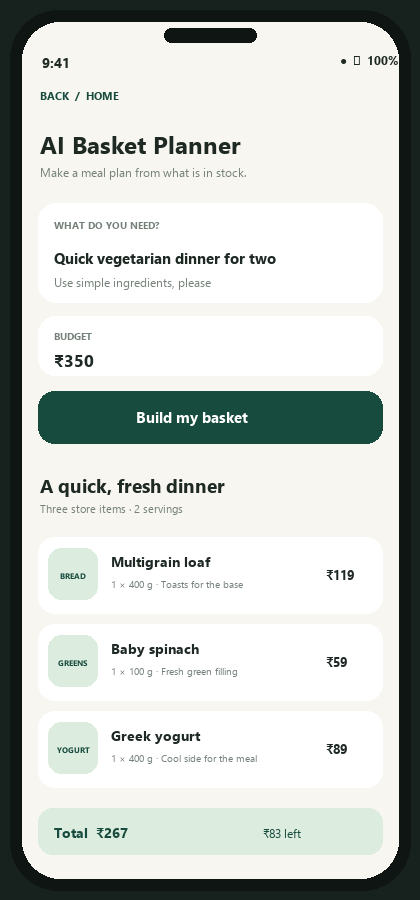
#> input picture docs/media/ai-basket-planner.png, 420 x 900 px, given in place of basketguard_hero.webp, which was not available
$ python render_portfolio_media.py
#> lines starting #> are read from the running program, lines starting #| are printed output that depends on the picture
"""Render an illustrative README preview and short product walkthrough."""

from __future__ import annotations

from pathlib import Path

import imageio.v2 as imageio
import numpy as np
from PIL import Image, ImageDraw, ImageFont, ImageOps


ROOT = Path(__file__).resolve().parents[1]
OUT = ROOT / "docs" / "media"
HERO = ROOT / "android" / "app" / "src" / "main" / "res" / "drawable" / "basketguard_hero.webp"

FOREST = "#174b3d"
FOREST_DARK = "#12392f"
MINT = "#dce de0".replace(" ", "")
WARM = "#f7f6f0"
INK = "#1e2924"
MUTED = "#748078"
WHITE = "#ffffff"
RESCUE = "#fff0e4"
ORANGE = "#ba6433"

FONT_DIR = Path("C:/Windows/Fonts")


def font(size: int, bold: bool = False) -> ImageFont.FreeTypeFont:
    candidates = [
        FONT_DIR / ("segoeuib.ttf" if bold else "segoeui.ttf"),
        FONT_DIR / ("arialbd.ttf" if bold else "arial.ttf"),
    ]
    for path in candidates:
        if path.exists():
            return ImageFont.truetype(str(path), size=size)
    return ImageFont.load_default()


def rounded(draw: ImageDraw.ImageDraw, box: tuple[int, int, int, int], fill: str, radius: int = 18, outline: str | None = None, width: int = 1):
    draw.rounded_rectangle(box, radius=radius, fill=fill, outline=outline, width=width)


def line_text(draw: ImageDraw.ImageDraw, xy: tuple[int, int], value: str, size: int, fill: str = INK, bold: bool = False):
    draw.text(xy, value, font=font(size, bold), fill=fill)


def fitted_photo(size: tuple[int, int], anchor: tuple[float, float] = (0.5, 0.5)) -> Image.Image:
    source = Image.open(HERO).convert("RGB")
    return ImageOps.fit(source, size, method=Image.Resampling.LANCZOS, centering=anchor)


def phone_base() -> tuple[Image.Image, ImageDraw.ImageDraw]:
    image = Image.new("RGB", (420, 900), "#17211e")
    draw = ImageDraw.Draw(image)
    rounded(draw, (10, 10, 410, 890), "#0e1512", 48)
    rounded(draw, (22, 22, 398, 878), WARM, 38)
    rounded(draw, (164, 28, 256, 42), "#0e1512", 8)
    line_text(draw, (42, 52), "9:41", 14, INK, True)
    line_text(draw, (340, 52), "●  ▰  100%", 12, INK, True)
    return image, draw


def storefront() -> Image.Image:
    image, draw = phone_base()
    line_text(draw, (42, 82), "DELIVERING TO", 11, MUTED, True)
    line_text(draw, (42, 100), "Indiranagar · 6 min", 17, INK, True)
    line_text(draw, (328, 94), "BAG", 12, FOREST, True)
    rounded(draw, (38, 138, 382, 186), WHITE, 16)
    line_text(draw, (54, 151), "Search avocado, coffee, eggs...", 14, MUTED)
    photo = fitted_photo((344, 154), (0.62, 0.57))
    image.paste(photo, (38, 204))
    overlay = Image.new("RGBA", (344, 154), (0, 0, 0, 0))
    od = ImageDraw.Draw(overlay)
    od.rounded_rectangle((0, 0, 344, 154), radius=22, fill=(14, 49, 39, 115))
    image.paste(overlay, (38, 204), overlay)
    draw = ImageDraw.Draw(image)
    line_text(draw, (56, 222), "THE BASKETGUARD PROMISE", 10, "#dbf0dd", True)
    line_text(draw, (56, 247), "Your basket.", 22, WHITE, True)
    line_text(draw, (56, 273), "Your call on swaps.", 22, WHITE, True)
    line_text(draw, (56, 307), "Set a price cap. Choose every replacement.", 11, "#e2eee6")
    rounded(draw, (38, 374, 382, 455), WHITE, 20)
    rounded(draw, (52, 390, 98, 436), MINT, 15)
    line_text(draw, (64, 399), "AI", 17, FOREST, True)
    line_text(draw, (112, 389), "AI Basket Planner", 16, INK, True)
    line_text(draw, (112, 416), "Meal ideas that fit live stock + budget", 11, MUTED)
    line_text(draw, (323, 401), "PLAN >", 11, FOREST, True)
    line_text(draw, (40, 481), "Browse by aisle", 19, INK, True)
    for x, w, label, active in [(40, 77, "Produce", True), (123, 72, "Dairy", False), (201, 78, "Bakery", False), (287, 90, "Berries", False)]:
        rounded(draw, (x, 513, x + w, 546), FOREST if active else WHITE, 16)
        tw = draw.textbbox((0, 0), label, font=font(11, True))[2]
        line_text(draw, (x + (w - tw) // 2, 522), label, 11, WHITE if active else INK, True)
    line_text(draw, (40, 568), "Picked for your day", 19, INK, True)
    line_text(draw, (40, 594), "Fresh finds, checked before checkout", 11, MUTED)
    for x, product, unit, price, tint in [
        (40, "Avocado", "1 piece", "₹79", "#e3f0dd"),
        (216, "Farm eggs", "6 pieces", "₹99", "#f4e9d9"),
    ]:
        rounded(draw, (x, 625, x + 166, 798), WHITE, 19)
        rounded(draw, (x + 10, 635, x + 156, 710), tint, 14)
        line_text(draw, (x + 52, 654), "FRESH", 11, FOREST, True)
        line_text(draw, (x + 13, 724), product, 14, INK, True)
        line_text(draw, (x + 13, 747), unit, 11, MUTED)
        line_text(draw, (x + 13, 774), price, 15, INK, True)
        rounded(draw, (x + 103, 755, x + 155, 785), MINT, 10)
        line_text(draw, (x + 112, 762), "ADD +", 10, FOREST, True)
    draw.rectangle((23, 822, 397, 877), fill=WHITE)
    for x, label in [(65, "Home"), (155, "Basket"), (250, "Orders"), (342, "Profile")]:
        line_text(draw, (x - 7, 842), label, 10, FOREST if label == "Home" else MUTED, True)
    return image


def ai_planner() -> Image.Image:
    image, draw = phone_base()
    line_text(draw, (40, 88), "BACK  /  HOME", 11, FOREST, True)
    line_text(draw, (40, 128), "AI Basket Planner", 24, INK, True)
    line_text(draw, (40, 164), "Make a meal plan from what is in stock.", 12, MUTED)
    rounded(draw, (38, 203, 382, 302), WHITE, 18)
    line_text(draw, (54, 218), "WHAT DO YOU NEED?", 10, MUTED, True)
    line_text(draw, (54, 247), "Quick vegetarian dinner for two", 15, INK, True)
    line_text(draw, (54, 274), "Use simple ingredients, please", 12, MUTED)
    rounded(draw, (38, 316, 382, 375), WHITE, 17)
    line_text(draw, (54, 329), "BUDGET", 10, MUTED, True)
    line_text(draw, (54, 348), "₹350", 17, INK, True)
    rounded(draw, (38, 391, 382, 443), FOREST, 16)
    line_text(draw, (136, 406), "Build my basket", 15, WHITE, True)
    line_text(draw, (40, 472), "A quick, fresh dinner", 19, INK, True)
    line_text(draw, (40, 501), "Three store items · 2 servings", 11, MUTED)
    for y, emoji, name, quantity, price, reason in [
        (537, "BREAD", "Multigrain loaf", "1 × 400 g", "₹119", "Toasts for the base"),
        (624, "GREENS", "Baby spinach", "1 × 100 g", "₹59", "Fresh green filling"),
        (711, "YOGURT", "Greek yogurt", "1 × 400 g", "₹89", "Cool side for the meal"),
    ]:
        rounded(draw, (38, y, 382, y + 76), WHITE, 16)
        rounded(draw, (48, y + 11, 97, y + 62), MINT, 13)
        label_width = draw.textbbox((0, 0), emoji, font=font(8, True))[2]
        line_text(draw, (73 - label_width // 2, y + 33), emoji, 8, FOREST, True)
        line_text(draw, (111, y + 14), name, 14, INK, True)
        line_text(draw, (111, y + 40), f"{quantity} · {reason}", 10, MUTED)
        line_text(draw, (326, y + 28), price, 13, INK, True)
    rounded(draw, (38, 808, 382, 854), MINT, 14)
    line_text(draw, (54, 822), "Total  ₹267", 14, FOREST, True)
    line_text(draw, (263, 825), "₹83 left", 12, FOREST)
    return image


def rescue() -> Image.Image:
    image, draw = phone_base()
    line_text(draw, (40, 88), "BACK  /  CHECKOUT", 11, FOREST, True)
    line_text(draw, (40, 128), "Basket Rescue", 24, INK, True)
    line_text(draw, (40, 163), "A shelf changed. You decide what happens.", 12, MUTED)
    rounded(draw, (38, 196, 382, 320), RESCUE, 20)
    line_text(draw, (54, 211), "WILD BLUEBERRIES", 10, ORANGE, True)
    line_text(draw, (54, 235), "Need 2 · 0 available now", 14, INK, True)
    line_text(draw, (54, 264), "Choose a same-use swap below.", 11, MUTED)
    line_text(draw, (54, 292), "Full quantity checked · no silent swaps", 10, FOREST, True)
    line_text(draw, (40, 348), "YOUR MAX PRICE INCREASE", 10, MUTED, True)
    for x, w, label, active in [(40, 100, "Strict · ₹0", False), (147, 115, "Balanced · +15%", True), (269, 112, "Flexible · +30%", False)]:
        rounded(draw, (x, 373, x + w, 408), FOREST if active else WHITE, 15)
        bbox = draw.textbbox((0, 0), label, font=font(9, True))
        line_text(draw, (x + (w - (bbox[2] - bbox[0])) // 2, 384), label, 9, WHITE if active else INK, True)
    line_text(draw, (40, 435), "IN STOCK FOR YOUR FULL QUANTITY", 10, FOREST, True)
    for y, emoji, name, stock, price, diff in [
        (465, "BERRY", "Sweet strawberries", "8 in stock", "₹139", "₹30 less"),
        (570, "RASP", "Fresh raspberries", "5 in stock", "₹189", "₹20 more"),
    ]:
        rounded(draw, (38, y, 382, y + 92), WHITE, 18)
        rounded(draw, (50, y + 16, 105, y + 72), "#f4e2e2", 14)
        label_width = draw.textbbox((0, 0), emoji, font=font(8, True))[2]
        line_text(draw, (77 - label_width // 2, y + 39), emoji, 8, FOREST, True)
        line_text(draw, (118, y + 14), name, 13, INK, True)
        line_text(draw, (118, y + 39), stock, 10, MUTED)
        line_text(draw, (118, y + 59), diff, 10, FOREST, True)
        line_text(draw, (315, y + 18), price, 13, INK, True)
        rounded(draw, (306, y + 52, 368, y + 77), MINT, 10)
        line_text(draw, (317, y + 59), "Choose", 10, FOREST, True)
    rounded(draw, (38, 696, 201, 744), WHITE, 14, outline="#ccd7ce")
    rounded(draw, (218, 696, 382, 744), WHITE, 14, outline="#ccd7ce")
    line_text(draw, (75, 712), "Keep 2", 12, FOREST, True)
    line_text(draw, (261, 712), "Remove item", 12, FOREST, True)
    rounded(draw, (38, 764, 382, 825), FOREST, 17)
    line_text(draw, (107, 785), "Resolve item to continue", 13, WHITE, True)
    return image


def save_phone_screens() -> list[Image.Image]:
    screens = [storefront(), ai_planner(), rescue()]
#> in fitted_photo, source is the input picture: PIL image 420x900 RGB; mean R, G, B 198.3, 202.9, 198.5
#> in fitted_photo, `return ImageOps.fit(source, size, method=Image.Resampling.LANCZOS, cen..`:
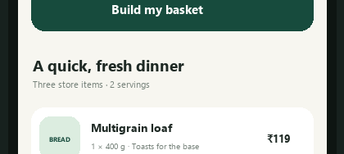
#> returned value: PIL image 344x154 RGB; mean R, G, B 183.5, 192.9, 187.1
#> in storefront, `image.paste(overlay, (38, 204), overlay)`:
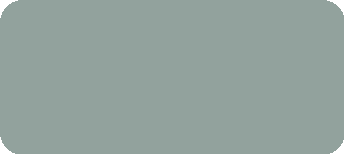
#> overlay: PIL image 344x154 RGBA; mean R, G, B, A 13.9, 48.7, 38.7, 114.2; transparent parts drawn white
#> in storefront, `image.paste(overlay, (38, 204), overlay)`:
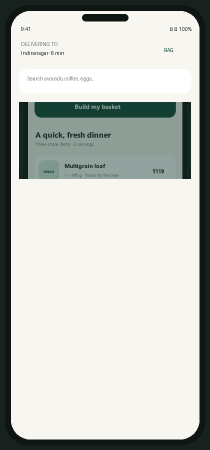
#> image: PIL image 420x900 RGB (shown at 1/2 size); mean R, G, B 192.5, 196.1, 190.6
#> the loop in storefront, `for x, w, label, active in [(40, 77, "Produce", True), (123, 72, "Dair..` made 4 passes
#> tw on passes 1 to 4: 39, 25, 33, 33
#> the loop in ai_planner, `for y, emoji, name, quantity, price, reason in [ (537, "BREAD", "Multi..` made 3 passes
#> label_width on passes 1 to 3: 31, 39, 40
#> the loop in rescue, `for x, w, label, active in [(40, 100, "Strict · ₹0", False), (147, 115..` made 3 passes
#> bbox on passes 1 to 3: (0, 2, 40, 10), (0, 2, 74, 10), (0, 2, 69, 10)
#> the loop in rescue, `for y, emoji, name, stock, price, diff in [ (465, "BERRY", "Sweet stra..` made 2 passes
#> label_width on passes 1 to 2: 31, 24
    names = ["storefront", "ai-basket-planner", "basket-rescue"]
    for screen, name in zip(screens, names):
        screen.save(OUT / f"{name}.png", optimize=True)
    return screens


def preview_board(screens: list[Image.Image]) -> Image.Image:
    canvas = Image.new("RGB", (1880, 1120), WARM)
    draw = ImageDraw.Draw(canvas)
    line_text(draw, (86, 62), "BASKETGUARD", 15, FOREST, True)
    line_text(draw, (86, 98), "Shopping with a backup plan.", 42, INK, True)
    line_text(draw, (88, 157), "Live stock checks · budget-aware AI baskets · shopper-approved swaps", 19, MUTED)
    labels = ["01  SHOP", "02  PLAN", "03  RESCUE"]
    xs = [110, 730, 1350]
    for screen, label, x in zip(screens, labels, xs):
        line_text(draw, (x + 7, 222), label, 14, FOREST, True)
        thumb = screen.resize((330, 707), Image.Resampling.LANCZOS)
        canvas.paste(thumb, (x, 260))
    line_text(draw, (87, 1000), "Illustrative UI previews · built from the project design", 15, MUTED)
    line_text(draw, (1610, 1000), "ANDROID  ·  KMP  ·  FASTAPI", 13, FOREST, True)
    return canvas


def video_scene(screen: Image.Image, headline: str, subtitle: str, detail: str, t: float) -> Image.Image:
    canvas = Image.new("RGB", (1280, 720), WARM)
    draw = ImageDraw.Draw(canvas)
    draw.rectangle((0, 0, 1280, 10), fill=FOREST)
    phone_h = 650
    phone_w = int(screen.width * phone_h / screen.height)
    zoom = 0.985 + 0.025 * min(t, 1.0)
    phone_w = int(phone_w * zoom)
    phone_h = int(phone_h * zoom)
    phone = screen.resize((phone_w, phone_h), Image.Resampling.LANCZOS)
    canvas.paste(phone, (90, 35 + (650 - phone_h) // 2))
    draw = ImageDraw.Draw(canvas)
    line_text(draw, (505, 116), "BASKETGUARD", 14, FOREST, True)
    line_text(draw, (505, 196), headline, 35, INK, True)
    line_text(draw, (505, 270), subtitle, 21, FOREST, True)
    wrapped = detail.split("\n")
    for index, line in enumerate(wrapped):
        line_text(draw, (505, 335 + index * 36), line, 16, MUTED)
    rounded(draw, (505, 510, 1168, 582), WHITE, 16)
    line_text(draw, (530, 535), "FULL QUANTITY", 12, FOREST, True)
    line_text(draw, (700, 535), "LIVE STOCK", 12, FOREST, True)
    line_text(draw, (850, 535), "BUDGET CHECK", 12, FOREST, True)
    line_text(draw, (505, 650), "VISUAL WALKTHROUGH · PRODUCT PREVIEW", 10, MUTED, True)
    return canvas


def make_video(screens: list[Image.Image]) -> None:
    scenes = [
        ("One basket. Clear choices.", "Build a basket with stock you can trust.", "BasketGuard checks the store catalog\nand keeps the shopper in control."),
        ("A meal idea into a basket.", "AI plans with the live catalog and a hard cap.", "The server checks product IDs,\nquantities, availability and total."),
        ("A stockout with a way forward.", "Compare same-use swaps before ordering.", "Choose a replacement, keep available\nunits, or remove the item."),
    ]
    output = OUT / "basketguard-walkthrough.mp4"
    with imageio.get_writer(output, fps=18, codec="libx264", quality=8, macro_block_size=16) as writer:
        for screen, scene in zip(screens, scenes):
            for frame_index in range(72):
                frame = video_scene(screen, *scene, frame_index / 71)
                writer.append_data(np.asarray(frame))


# [21 lines left out: function make_readme_gif, not called in this run]


def main() -> None:
    OUT.mkdir(parents=True, exist_ok=True)
    screens = save_phone_screens()
#> the loop in save_phone_screens, `for screen, name in zip(screens, names):` made 3 passes
#> name on passes 1 to 3: 'storefront', 'ai-basket-planner', 'basket-rescue'
#> pass 1, in save_phone_screens, `screen.save(OUT / f"{name}.png", optimize=True)`:
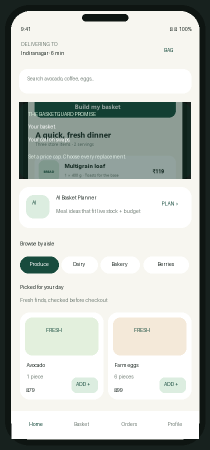
#> saved as storefront.png: PIL image 420x900 RGB (shown at 1/2 size); mean R, G, B 191.3, 195.9, 190.9
#> screens = 3 items
    board = preview_board(screens)
#> the loop in preview_board, `for screen, label, x in zip(screens, labels, xs):` made 3 passes
#> (label, x) on passes 1 to 3: ('01  SHOP', 110), ('02  PLAN', 730), ('03  RESCUE', 1350)
#> pass 1, in preview_board, `thumb = screen.resize((330, 707), Image.Resampling.LANCZOS)`:
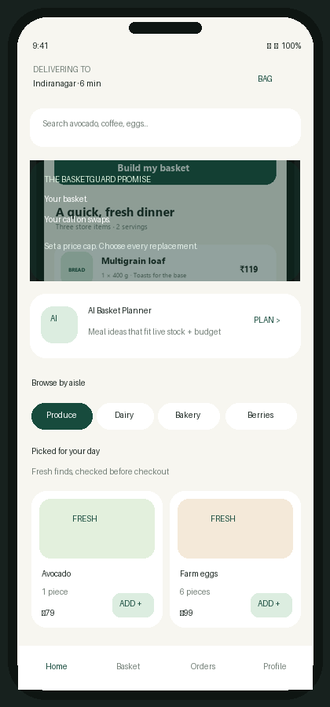
#> thumb: PIL image 330x707 RGB; mean R, G, B 191.2, 195.7, 190.8
#> after the loop in preview_board, `for screen, label, x in zip(screens, labels, xs):`:
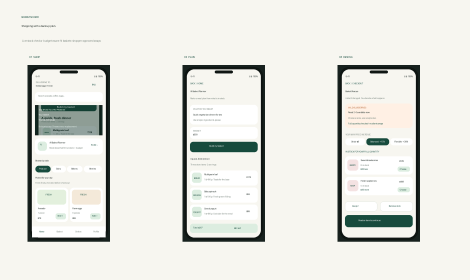
#> canvas: PIL image 1880x1120 RGB (shown at 1/4 size); mean R, G, B 230, 230.7, 225
    board.save(OUT / "basketguard-preview.png", optimize=True)
    make_video(screens)
#> the loop in make_video, `for screen, scene in zip(screens, scenes):` made 1 pass
#> pass 1, in video_scene, `canvas = Image.new("RGB", (1280, 720), WARM)`:
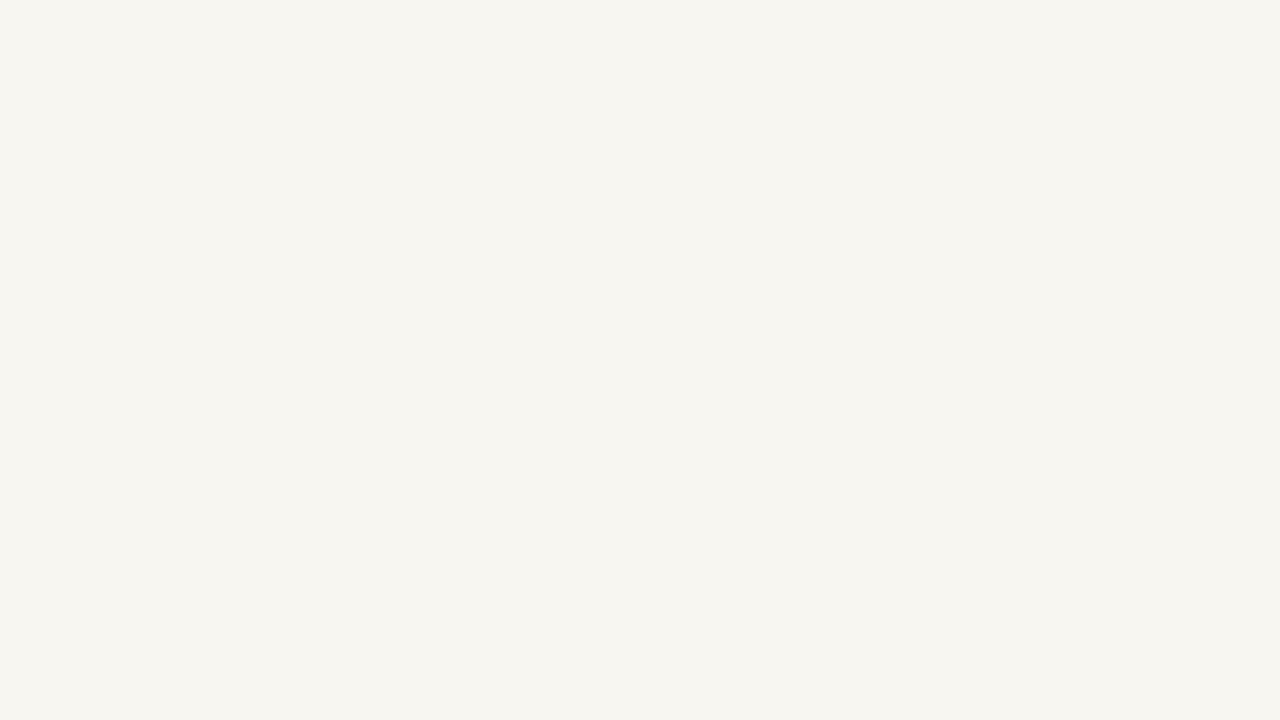
#> canvas: PIL image 1280x720 RGB; mean R, G, B 247, 246, 240
    make_readme_gif(screens)
    print(f"Rendered preview images and walkthrough to {OUT}")


if __name__ == "__main__":
#> (the run stopped early here; a loop or call above may not have finished)

$ run again, on docs/media/basket-rescue.png
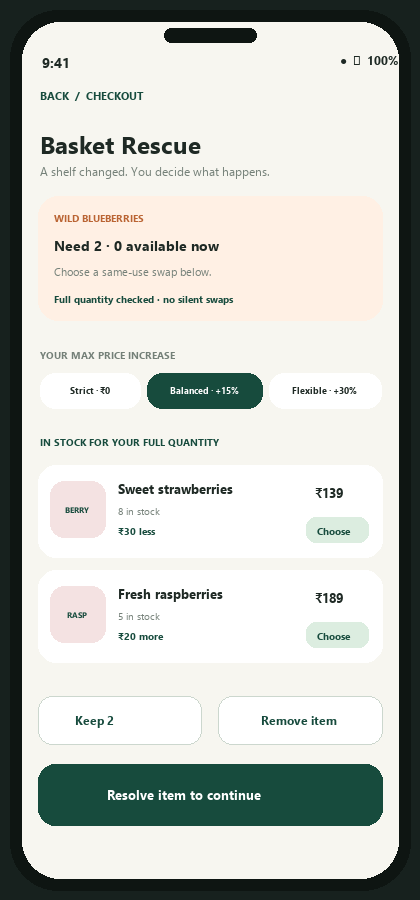
#> input picture docs/media/basket-rescue.png, 420 x 900 px, given in place of basketguard_hero.webp, which was not available
#> in fitted_photo, source is the input picture: PIL image 420x900 RGB; mean R, G, B 196, 198.8, 193.2
#> in fitted_photo, `return ImageOps.fit(source, size, method=Image.Resampling.LANCZOS, cen..`:
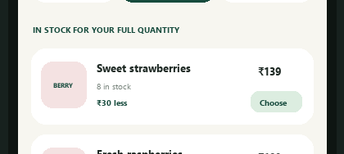
#> returned value: PIL image 344x154 RGB; mean R, G, B 220.9, 221.8, 218.8
#> the loop in storefront, `for x, w, label, active in [(40, 77, "Produce", True), (123, 72, "Dair..` made 4 passes
#> tw on passes 1 to 4: 39, 25, 33, 33
#> the loop in ai_planner, `for y, emoji, name, quantity, price, reason in [ (537, "BREAD", "Multi..` made 3 passes
#> label_width on passes 1 to 3: 31, 39, 40
#> the loop in rescue, `for x, w, label, active in [(40, 100, "Strict · ₹0", False), (147, 115..` made 3 passes
#> bbox on passes 1 to 3: (0, 2, 40, 10), (0, 2, 74, 10), (0, 2, 69, 10)
#> the loop in rescue, `for y, emoji, name, stock, price, diff in [ (465, "BERRY", "Sweet stra..` made 2 passes
#> label_width on passes 1 to 2: 31, 24
#> the loop in save_phone_screens, `for screen, name in zip(screens, names):` made 3 passes
#> name on passes 1 to 3: 'storefront', 'ai-basket-planner', 'basket-rescue'
#> screens = 3 items
#> the loop in preview_board, `for screen, label, x in zip(screens, labels, xs):` made 3 passes
#> (label, x) on passes 1 to 3: ('01  SHOP', 110), ('02  PLAN', 730), ('03  RESCUE', 1350)
#> pass 1, in preview_board, `thumb = screen.resize((330, 707), Image.Resampling.LANCZOS)`:
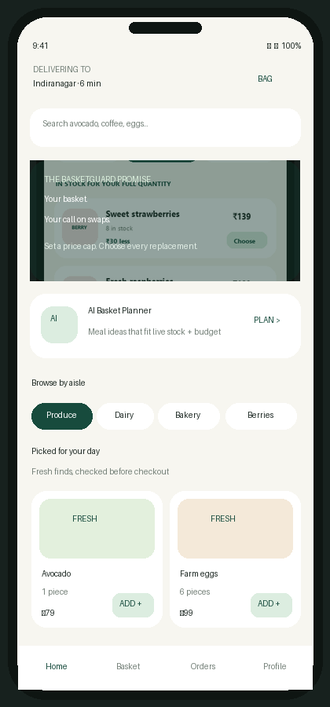
#> thumb: PIL image 330x707 RGB; mean R, G, B 193.9, 197.8, 193.1
#> the loop in make_video, `for screen, scene in zip(screens, scenes):` made 1 pass
